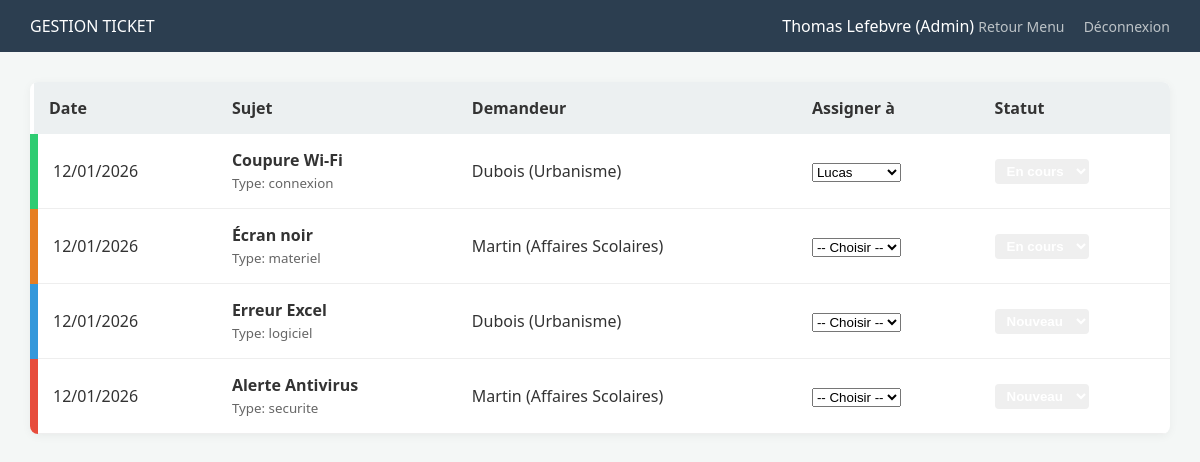
Page /admin/prestations (signed in) on the earlier database version.
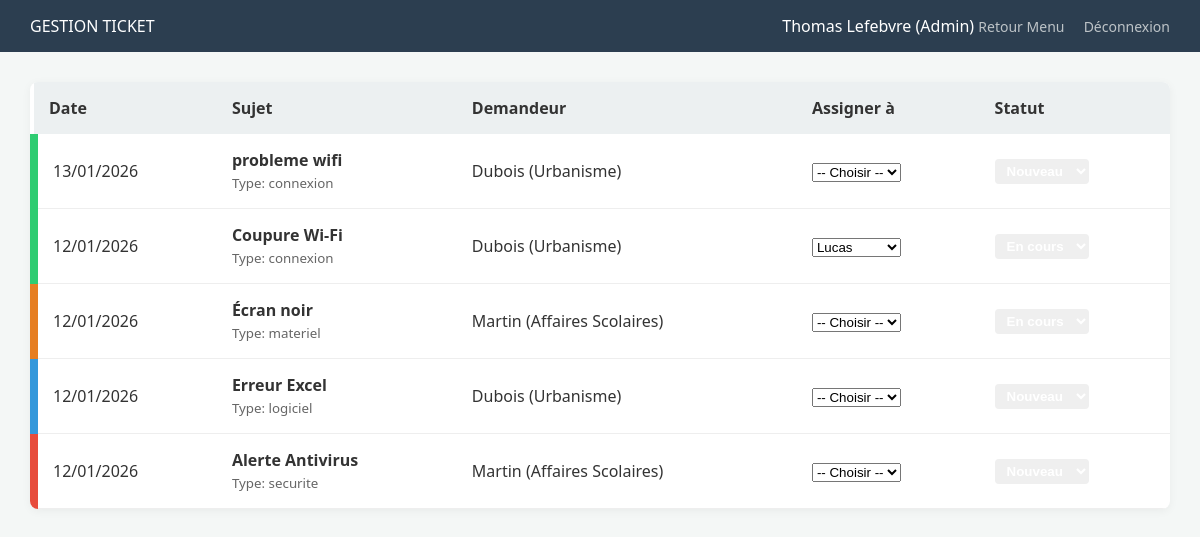
Same page on the later database version.
### tables this page shows
CREATE TABLE usager (
    id INTEGER PRIMARY KEY AUTOINCREMENT,
    nom TEXT NOT NULL,
    prenom TEXT NOT NULL,
    email TEXT NOT NULL UNIQUE,
    mdp TEXT NOT NULL,
    role TEXT, -- Accepté comme NULL maintenant
    service TEXT,
    specialite TEXT,
    mairie_id INTEGER,
    prestataire_id INTEGER
);

CREATE TABLE ticket (
    id INTEGER PRIMARY KEY AUTOINCREMENT,
    titre TEXT NOT NULL,
    description TEXT,
    type_prestation TEXT NOT NULL, -- 'connexion', 'materiel', 'logiciel', 'securite'
    statut TEXT DEFAULT 'Nouveau',
    date_creation DATETIME DEFAULT CURRENT_TIMESTAMP,
    createur_id INTEGER NOT NULL,
    admin_id INTEGER, technicien_id INTEGER,
    FOREIGN KEY (createur_id) REFERENCES "usager_old"(id),
    FOREIGN KEY (admin_id) REFERENCES "usager_old"(id)
);

### app.py (the view)
@app.route('/admin/prestations')
@login_required
def prestations_admin():
    conn = get_db_connection()
    tickets = conn.execute('''
        SELECT t.*, strftime('%d/%m/%Y', t.date_creation) as date_formatee,
        u.nom as demandeur, u.service FROM ticket t
        JOIN usager u ON t.createur_id = u.id ORDER BY t.date_creation DESC
    ''').fetchall()
    techniciens = conn.execute('SELECT id, prenom FROM usager WHERE role IS NULL').fetchall()
    conn.close()
    return render_template('dashboard_admin.html', tickets=tickets, techniciens=techniciens)

### app.py (called while the page is built)
def get_db_connection():
    conn = sqlite3.connect('mairie.db')
    conn.row_factory = sqlite3.Row
    return conn

@login_manager.user_loader
def load_user(user_id):
    conn = get_db_connection()
    u = conn.execute('SELECT * FROM usager WHERE id = ?', (user_id,)).fetchone()
    conn.close()
    if u:
        return Usager(u['id'], u['nom'], u['prenom'], u['role'])
    return None

### templates/dashboard_admin.html (shortened to what this page needs)
<!DOCTYPE html>
<html>
<head>
    <link rel="stylesheet" href="{{ url_for('static', filename='css/style.css') }}">
</head>
<body>
    <header class="admin-header">
        <div class="logo">GESTION TICKET</div>
        <div class="user-info">
            <span>{{ current_user.prenom }} {{ current_user.nom }} (Admin)</span>
	   <a href="{{ url_for('menu_admin') }}" class="btn-logout">Retour Menu</a>
            <a href="{{ url_for('logout') }}" class="btn-logout" style="margin-left: 15px;">Déconnexion</a>
        </div>
    </header>
    <div style="padding: 30px;">
        <table>
            <thead>
                <tr>
                    <th>Date</th>
                    <th>Sujet</th>
                    <th>Demandeur</th>
                    <th>Assigner à</th>
                    <th>Statut</th>
                </tr>
            </thead>
            <tbody>
                {% for ticket in tickets %}
                <tr class="cat-{{ ticket.type_prestation }}">
                    <td>{{ ticket.date_formatee }}</td>
                    <td>
                        <strong>{{ ticket.titre }}</strong><br>
                        <small style="color: #666;">Type: {{ ticket.type_prestation }}</small>
                    </td>
                    <td>{{ ticket.demandeur }} ({{ ticket.service }})</td>
                    <td>
                        <form action="{{ url_for('assigner_ticket', ticket_id=ticket.id) }}" method="POST">
                            <select name="technicien_id" onchange="this.form.submit()">
                                <option value="">-- Choisir --</option>
                                {% for tech in techniciens %}
                                <option value="{{ tech.id }}" {% if ticket.technicien_id == tech.id %}selected{% endif %}>
                                    {{ tech.prenom }}
                                </option>
                                {% endfor %}
                            </select>
                        </form>
                    </td>
                    <td>
                        <form action="{{ url_for('update_statut', ticket_id=ticket.id) }}" method="POST">
                            <select name="statut" onchange="this.form.submit()"
                                    class="badge-statut statut-{{ ticket.statut | lower | replace(' ', '-') }}">
                                <option value="Nouveau" {% if ticket.statut == 'Nouveau' %}selected{% endif %}>Nouveau</option>
                                <option value="En cours" {% if ticket.statut == 'En cours' %}selected{% endif %}>En cours</option>
                            </select>
                        </form>
                    </td>
                </tr>
                {% endfor %}
            </tbody>
        </table>
    </div>
</body>
</html>

### static/css/style.css (style rules this page uses)
:root { --admin-dark: #2c3e50; --admin-blue: #34495e; --mairie-blue: #3498db; --success: #27ae60; --danger: #e74c3c; --warning: #f39c12; --bg-light: #f4f7f6; --text-dark: #333; }
body { font-family: 'Segoe UI', Tahoma, Geneva, Verdana, sans-serif; background-color: var(--bg-light); color: var(--text-dark); margin: 0; }
.admin-header { background: var(--admin-dark); color: white; padding: 15px 30px; display: flex; justify-content: space-between; align-items: center; }
table { width: 100%; background: white; border-collapse: collapse; border-radius: 8px; overflow: hidden; box-shadow: 0 2px 10px rgba(0,0,0,0.05); }
th { background-color: #ecf0f1; padding: 15px; text-align: left; }
td { padding: 15px; border-bottom: 1px solid #eee; }
.btn-logout { color: #bdc3c7; text-decoration: none; font-size: 14px; }
.cat-materiel { border-left: 8px solid #e67e22; }
.cat-logiciel { border-left: 8px solid #3498db; }
.cat-connexion { border-left: 8px solid #2ecc71; }
.cat-securite { border-left: 8px solid #e74c3c; }
.badge-statut { padding: 4px 8px; border-radius: 4px; font-weight: bold; color: white; border: none; }

Differences in the rows shown:
added ticket: date_formatee "13/01/2026", titre "probleme wifi", type_prestation "connexion", demandeur "Dubois", service "Urbanisme", statut "Nouveau"
